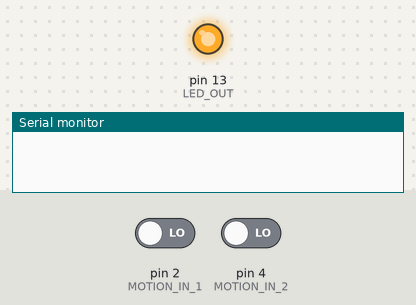
Simulated run of this sketch. Board: Arduino Uno, built with avr-gcc and run on an emulated ATmega328P. Shown: output pins drawn as LEDs (lit = HIGH), the last lines printed to the serial monitor. The test bench sets the inputs (shaded band); at power-on: pin 2 (MOTION_IN_1) LOW, pin 4 (MOTION_IN_2) LOW.

Above: at 1.2 s.
1.3 s: pin 2 (MOTION_IN_1) driven HIGH
At 1.9 s:
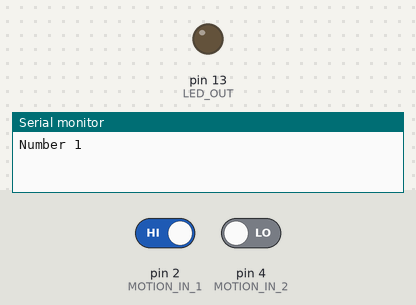
2.8 s: pin 4 (MOTION_IN_2) driven HIGH
4.3 s: pin 2 (MOTION_IN_1) driven LOW
5.8 s: pin 4 (MOTION_IN_2) driven LOW
At 6.5 s:
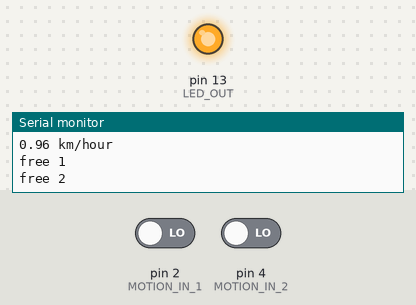
7.3 s: pin 2 (MOTION_IN_1) driven HIGH and pin 4 (MOTION_IN_2) driven HIGH
At 7.7 s:
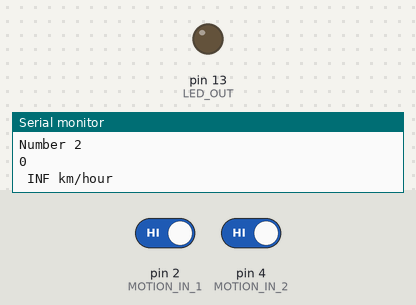
Timing chart, 0 to 9.8 s (numbered marks = the images above; inputs shaded):
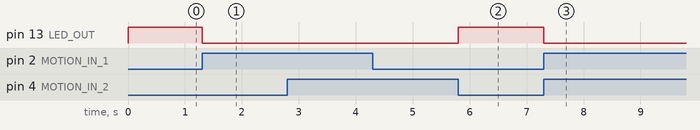

The sketch:

speedgun.ino
```cpp
int MOTION_IN_1 = 2;
int MOTION_IN_2 = 4;
int LED_OUT = 13;

void setup() {
  Serial.begin(9600);
  pinMode(MOTION_IN_1, INPUT);
  pinMode(MOTION_IN_2, INPUT);
  pinMode(LED_OUT, OUTPUT);
}


unsigned long pre_time = 0;
unsigned long cur_time = 0;
bool mode1 = false;
bool mode2 = false;
void loop() {

  if (digitalRead(MOTION_IN_1) == HIGH) {
    if (mode1 == false) {
      Serial.println("Number 1");
      pre_time = (unsigned long)millis();
      mode1 = true;
    }
  }
  else {
    if (mode1) {
      mode1 = false;
      Serial.println("free 1");
    }
  }

  if (digitalRead(MOTION_IN_2) == HIGH) {
    if (mode1 == true && mode2 == false) {
      Serial.println("Number 2");
      cur_time = (unsigned long)millis();
      float km_per_hour = 3600 * 0.0004 / (cur_time - pre_time) * 1000;
      Serial.println(cur_time - pre_time);
      Serial.println(String(km_per_hour) + " km/hour");

      mode2 = true;
    }
  }
  else {
    if (mode2) {
      mode2 = false;
      Serial.println("free 2");
    }
  }

  if (mode1 == false && mode2 == false) {
    digitalWrite(LED_OUT, HIGH);
  } else {
    digitalWrite(LED_OUT, LOW);
  }
}
```

Measured:
- after the input at 1.3 s, pin 13 (LED_OUT): HIGH → LOW at once
- after the input at 5.8 s, pin 13 (LED_OUT): LOW → HIGH at once
- after the input at 7.3 s, pin 13 (LED_OUT): HIGH → LOW at once
